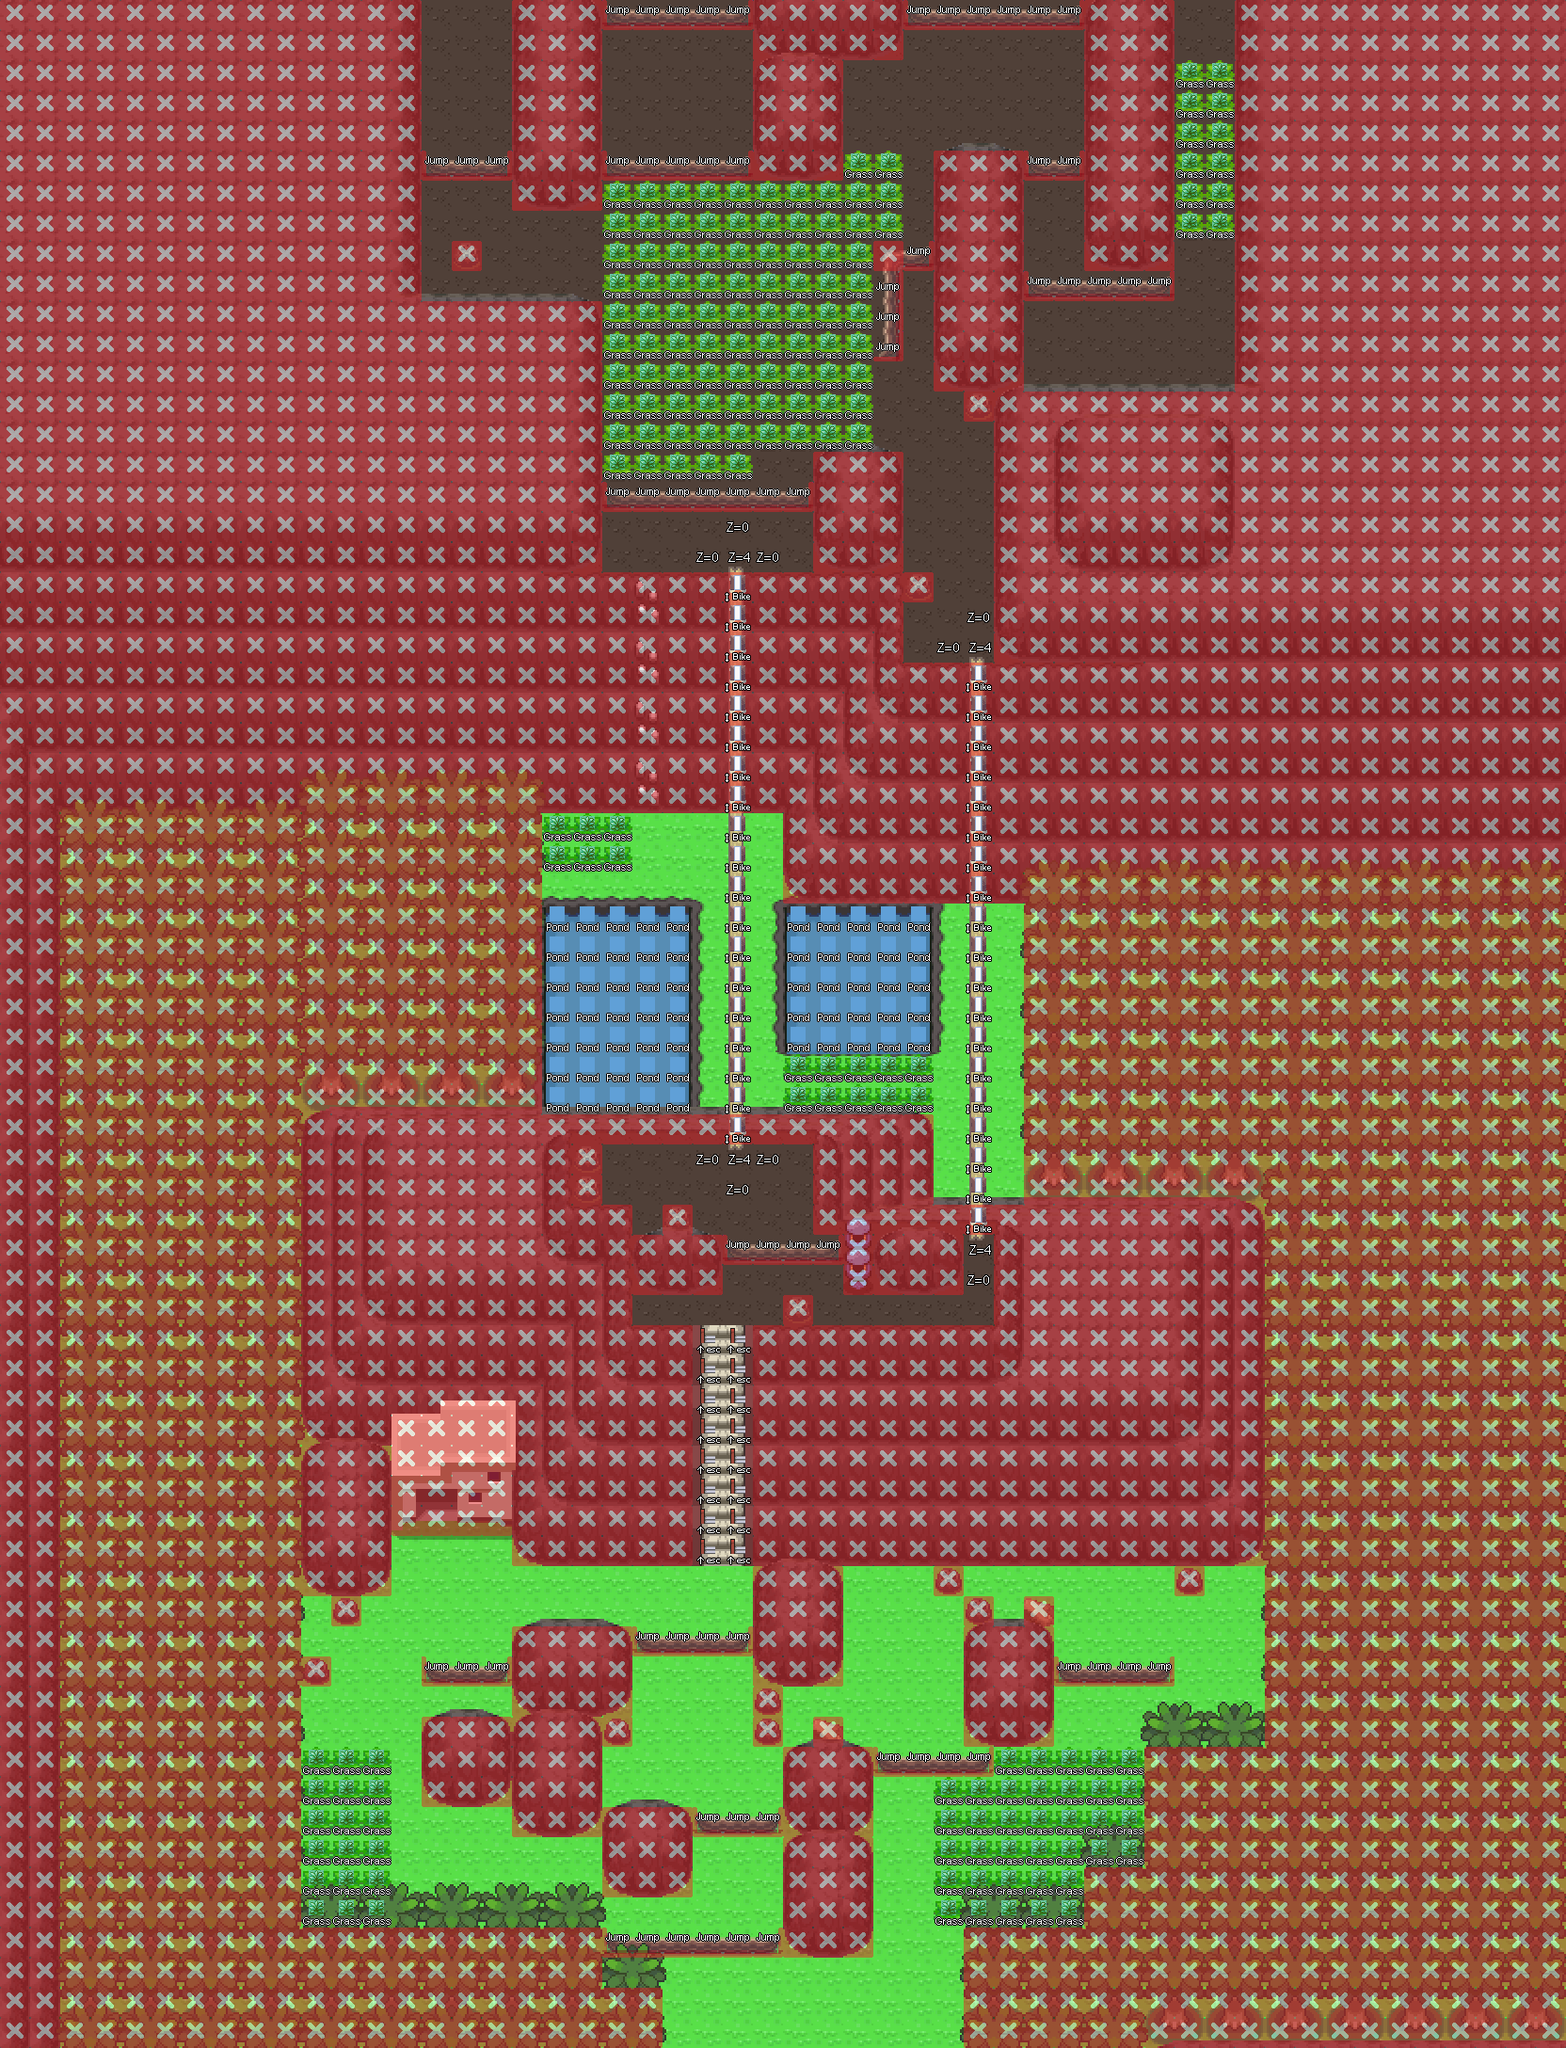

The image is a tile-based game level rendered from a .tmx file. Its description and source (layers, tilesets, objects; grid data summarised) follow:
An orthogonal 52x68 tile map with 32x32 px tiles, 58 tile layers (ground_A_1, ground_B_1, ♣_tree_shadow_A_1, shadows_A_1, ...), 3 hidden layers not drawn, 8 tilesets.

<map version="1.11" tiledversion="1.11.0" orientation="orthogonal" renderorder="right-down" width="52" height="68" tilewidth="32" tileheight="32" infinite="0" nextlayerid="174" nextobjectid="1">
 <tileset firstgid="1" source="../../Tilesets/Sinnoh/PLAT nature.tsx" />
 <tileset firstgid="2305" source="../../Tilesets/Sinnoh/systemtags.tsx" />
 <tileset firstgid="2433" source="../../Tilesets/Sinnoh/PLAT props.tsx" />
 <tileset firstgid="3457" source="../../Tilesets/Sinnoh/borders.tsx" />
 <tileset firstgid="3649" source="../../Tilesets/Sinnoh/PLAT mounts.tsx" />
 <tileset firstgid="6049" source="../../Tilesets/Sinnoh/PLAT buildings.tsx" />
 <tileset firstgid="21409" source="../../Tilesets/Sinnoh/passages.tsx" />
 <tileset firstgid="21553" source="../../Tilesets/Sinnoh/PLAT Animations.tsx" />
 <layer id="138" name="▬_bld_input" width="52" height="68" visible="0">
  <data>[3536 cells, 1 non-empty, 1 distinct tile ids]</data>
 </layer>
 <layer id="130" name="ground_A_1" width="52" height="68">
  <data>[3536 cells, 2511 non-empty, 12 distinct tile ids]</data>
 </layer>
 <layer id="98" name="ground_B_1" width="52" height="68">
  <data>[3536 cells, 172 non-empty, 2 distinct tile ids]</data>
 </layer>
 <layer id="3" name="♣_tree_shadow_A_1" width="52" height="68">
  <data>[3536 cells, 972 non-empty, 4 distinct tile ids]</data>
 </layer>
 <layer id="87" name="shadows_A_1" width="52" height="68">
  <data>[3536 cells, 2 non-empty, 1 distinct tile ids]</data>
 </layer>
 <layer id="162" name="▬_bld_shadow_A_1" width="52" height="68">
  <data>[3536 cells, 17 non-empty, 17 distinct tile ids]</data>
 </layer>
 <layer id="165" name="▬_bld_shadow_B_1" width="52" height="68">
  <data>[3536 cells, 0 non-empty, 0 distinct tile ids]</data>
 </layer>
 <layer id="163" name="▬_bld_door_A_1" width="52" height="68">
  <data>[3536 cells, 6 non-empty, 6 distinct tile ids]</data>
 </layer>
 <layer id="158" name="▬_bld_1" width="52" height="68">
  <data>[3536 cells, 3 non-empty, 3 distinct tile ids]</data>
 </layer>
 <layer id="7" name="♣_tree_trunk_1" width="52" height="68">
  <data>[3536 cells, 972 non-empty, 4 distinct tile ids]</data>
 </layer>
 <layer id="124" name="♦_mount_A_1" width="52" height="68">
  <data>[3536 cells, 1141 non-empty, 24 distinct tile ids]</data>
 </layer>
 <layer id="111" name="♦_mount_top_A_1" width="52" height="68">
  <data>[3536 cells, 49 non-empty, 7 distinct tile ids]</data>
 </layer>
 <layer id="125" name="♦_mount_B_1" width="52" height="68">
  <data>[3536 cells, 28 non-empty, 6 distinct tile ids]</data>
 </layer>
 <layer id="112" name="♦_mount_top_B_1" width="52" height="68">
  <data>[3536 cells, 2 non-empty, 1 distinct tile ids]</data>
 </layer>
 <layer id="126" name="♦_mount_C_1" width="52" height="68">
  <data>[3536 cells, 28 non-empty, 3 distinct tile ids]</data>
 </layer>
 <layer id="141" name="♦_mount_top_C_1" width="52" height="68">
  <data>[3536 cells, 0 non-empty, 0 distinct tile ids]</data>
 </layer>
 <layer id="127" name="♦_mount_D_1" width="52" height="68">
  <data>[3536 cells, 16 non-empty, 3 distinct tile ids]</data>
 </layer>
 <layer id="142" name="♦_mount_top_D_1" width="52" height="68">
  <data>[3536 cells, 17 non-empty, 4 distinct tile ids]</data>
 </layer>
 <layer id="8" name="shore_1" width="52" height="68">
  <data>[3536 cells, 73 non-empty, 21 distinct tile ids]</data>
 </layer>
 <layer id="9" name="♣_tree_bt_rgt_1" width="52" height="68">
  <data>[3536 cells, 0 non-empty, 0 distinct tile ids]</data>
 </layer>
 <layer id="10" name="♣_tree_bt_lft_1" width="52" height="68">
  <data>[3536 cells, 0 non-empty, 0 distinct tile ids]</data>
 </layer>
 <layer id="99" name="nature_A_1" width="52" height="68">
  <data>[3536 cells, 81 non-empty, 10 distinct tile ids]</data>
 </layer>
 <layer id="145" name="shadows_B_1" width="52" height="68">
  <data>[3536 cells, 0 non-empty, 0 distinct tile ids]</data>
 </layer>
 <layer id="86" name="props_A_1" width="52" height="68">
  <data>[3536 cells, 25 non-empty, 6 distinct tile ids]</data>
 </layer>
 <layer id="95" name="props_B_1" width="52" height="68">
  <data>[3536 cells, 0 non-empty, 0 distinct tile ids]</data>
 </layer>
 <layer id="147" name="props_C_1" width="52" height="68">
  <data>[3536 cells, 0 non-empty, 0 distinct tile ids]</data>
 </layer>
 <layer id="25" name="shadows_C_1" width="52" height="68">
  <data>[3536 cells, 0 non-empty, 0 distinct tile ids]</data>
 </layer>
 <group id="11" name="Z=0" />
 <layer id="12" name="♣_tree_mdl_rgt_2" width="52" height="68">
  <data>[3536 cells, 243 non-empty, 1 distinct tile ids]</data>
 </layer>
 <layer id="15" name="♣_tree_mdl_lft_2" width="52" height="68">
  <data>[3536 cells, 243 non-empty, 1 distinct tile ids]</data>
 </layer>
 <layer id="133" name="shore_2" width="52" height="68">
  <data>[3536 cells, 0 non-empty, 0 distinct tile ids]</data>
 </layer>
 <layer id="128" name="♦_mount_A_2" width="52" height="68">
  <data>[3536 cells, 109 non-empty, 3 distinct tile ids]</data>
 </layer>
 <layer id="114" name="♦_mount_top_A_2" width="52" height="68">
  <data>[3536 cells, 0 non-empty, 0 distinct tile ids]</data>
 </layer>
 <layer id="129" name="♦_mount_B_2" width="52" height="68">
  <data>[3536 cells, 0 non-empty, 0 distinct tile ids]</data>
 </layer>
 <layer id="115" name="♦_mount_top_B_2" width="52" height="68">
  <data>[3536 cells, 0 non-empty, 0 distinct tile ids]</data>
 </layer>
 <layer id="168" name="▬_bld_2" width="52" height="68">
  <data>[3536 cells, 0 non-empty, 0 distinct tile ids]</data>
 </layer>
 <layer id="132" name="nature_2" width="52" height="68">
  <data>[3536 cells, 0 non-empty, 0 distinct tile ids]</data>
 </layer>
 <layer id="88" name="props_A_2" width="52" height="68">
  <data>[3536 cells, 2 non-empty, 1 distinct tile ids]</data>
 </layer>
 <layer id="100" name="props_B_2" width="52" height="68">
  <data>[3536 cells, 0 non-empty, 0 distinct tile ids]</data>
 </layer>
 <group id="20" name="Z=1" />
 <layer id="21" name="♣_tree_up_rgt_3" width="52" height="68">
  <data>[3536 cells, 493 non-empty, 2 distinct tile ids]</data>
 </layer>
 <layer id="22" name="♣_tree_up_lft_3" width="52" height="68">
  <data>[3536 cells, 531 non-empty, 2 distinct tile ids]</data>
 </layer>
 <layer id="109" name="♣_tree_top_rgt_3" width="52" height="68">
  <data>[3536 cells, 493 non-empty, 2 distinct tile ids]</data>
 </layer>
 <layer id="110" name="♣_tree_top_lft_3" width="52" height="68">
  <data>[3536 cells, 531 non-empty, 2 distinct tile ids]</data>
 </layer>
 <layer id="164" name="▬_bld_3" width="52" height="68">
  <data>[3536 cells, 0 non-empty, 0 distinct tile ids]</data>
 </layer>
 <layer id="135" name="props_A_3" width="52" height="68">
  <data>[3536 cells, 0 non-empty, 0 distinct tile ids]</data>
 </layer>
 <layer id="26" name="bridge_A_3" width="52" height="68">
  <data>[3536 cells, 0 non-empty, 0 distinct tile ids]</data>
 </layer>
 <layer id="104" name="bridge_B_3" width="52" height="68">
  <data>[3536 cells, 0 non-empty, 0 distinct tile ids]</data>
 </layer>
 <group id="27" name="Z=2" />
 <layer id="134" name="bridge_A_4" width="52" height="68">
  <data>[3536 cells, 42 non-empty, 5 distinct tile ids]</data>
 </layer>
 <layer id="143" name="bridge_B_4" width="52" height="68">
  <data>[3536 cells, 0 non-empty, 0 distinct tile ids]</data>
 </layer>
 <layer id="144" name="bridge_C_4" width="52" height="68">
  <data>[3536 cells, 0 non-empty, 0 distinct tile ids]</data>
 </layer>
 <layer id="159" name="▬_bld_4" width="52" height="68">
  <data>[3536 cells, 4 non-empty, 4 distinct tile ids]</data>
 </layer>
 <layer id="166" name="props_4" width="52" height="68">
  <data>[3536 cells, 0 non-empty, 0 distinct tile ids]</data>
 </layer>
 <group id="116" name="Z=3" />
 <layer id="160" name="▬_bld_5" width="52" height="68">
  <data>[3536 cells, 15 non-empty, 15 distinct tile ids]</data>
 </layer>
 <layer id="137" name="props_5" width="52" height="68">
  <data>[3536 cells, 0 non-empty, 0 distinct tile ids]</data>
 </layer>
 <group id="117" name="Z=4" />
 <layer id="161" name="▬_bld_6" width="52" height="68">
  <data>[3536 cells, 0 non-empty, 0 distinct tile ids]</data>
 </layer>
 <layer id="167" name="▬_bld_B_6" width="52" height="68">
  <data>[3536 cells, 0 non-empty, 0 distinct tile ids]</data>
 </layer>
 <layer id="149" name="props_6" width="52" height="68">
  <data>[3536 cells, 0 non-empty, 0 distinct tile ids]</data>
 </layer>
 <group id="118" name="Z=5" />
 <layer id="28" name="passages" width="52" height="68" opacity="0.47">
  <data>[3536 cells, 2786 non-empty, 5 distinct tile ids]</data>
 </layer>
 <layer id="119" name="systemtags" width="52" height="68">
  <data>[3536 cells, 364 non-empty, 8 distinct tile ids]</data>
 </layer>
 <layer id="146" name="systemtags_bridge1" width="52" height="68">
  <data>[3536 cells, 0 non-empty, 0 distinct tile ids]</data>
 </layer>
 <layer id="89" name="borders" width="52" height="68" visible="0">
  <data>[3536 cells, 258 non-empty, 9 distinct tile ids]</data>
 </layer>
 <layer id="169" name="limits" width="52" height="68" visible="0">
  <data>[3536 cells, 3536 non-empty, 2 distinct tile ids]</data>
 </layer>
</map>
